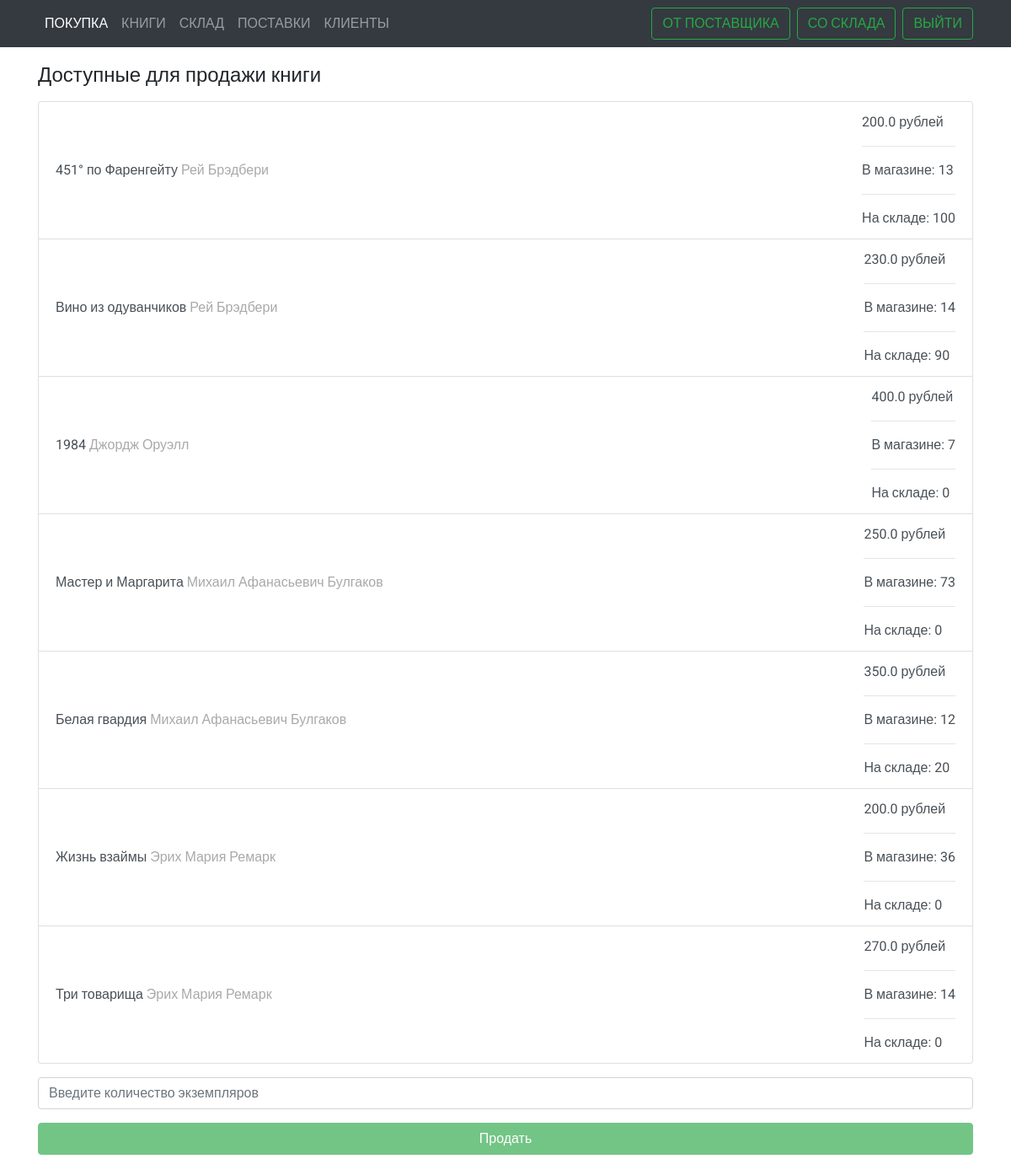
The page /workers/ (signed in) on the database its author committed.
### book_shop/models.py (models this page shows, shortened)
class Book(models.Model):
    title = models.CharField(max_length=100, default="")
    author = models.ForeignKey(Author, on_delete=models.CASCADE, default=None)
    publisher = models.ForeignKey(Publisher, on_delete=models.CASCADE, default=None)
    year = models.IntegerField(default=2000)
    price = models.FloatField(default=0.0)
    supply = models.ForeignKey(Supply, on_delete=models.CASCADE, default=None, null=True)
    TYPES_OF_AVAILABILITY = (
        ('SHOP', 'Available in shop'),
        ('WARE', 'Available in warehouse'),
        ('REQ', 'Available by request'),
    )
    availability = models.CharField(max_length=4, choices=TYPES_OF_AVAILABILITY, default="REQ")
    number_shop = models.IntegerField(default=0)
    number_ware = models.IntegerField(default=0)
    number_init = models.IntegerField(default=0)

class Author(models.Model):
    name = models.CharField(max_length=100)
    def __str__(self):
        return f'{self.name}'

### book_shop/views.py (the view, shortened to what this page needs)
# urls.py: path(r'workers/', views.worker_sell_view, name='purchase'),
@login_required(login_url='/')
def worker_sell_view(request):
    books = Book.objects.filter(availability='SHOP')
    context = {'books': books, 'requests_nav': 'purchase'}
    return render(request, 'book_shop/purchase.html', context)

### templates/book_shop/purchase.html (shortened to what this page needs)
{% extends 'book_shop/base.html' %}
{% block content %}
    {% include 'book_shop/components/navbar.html' %}
    <div class="main container">
        <h4 class="mb-3">Доступные для продажи книги</h4>
        <div class="list-group">
            {% for book in books %}
                <a href="#" data-book-id="{{ book.id }}" class="list-group-item list-group-item-action
                                list-group-item-book d-flex justify-content-between align-items-center">
                    <div> {{ book.title }}
                        <div class="grey d-inline">{{ book.author }}</div>
                    </div>
                    <div class="d-inline">
                        {{ book.price }} рублей
                        <hr>
                        <div>
                            В магазине:
                            {{ book.number_shop }}
                        </div>
                        <hr>
                        <div>
                            На складе:
                            {{ book.number_ware }}
                        </div>
                    </div>
                </a>
            {% endfor %}
        </div>
        <form action="/workers/" method="post">{% csrf_token %}
            <input type="number" class="form-control d-inline mt-3" id="sell_amount" name="sell_amount"
                   placeholder="Введите количество экземпляров">
            <input type="submit" id="sell-button" class="btn btn-success disabled w-100 mt-3 mb-4" value="Продать">
        </form>
    </div>
{% endblock %}

### static/book_shop/css/main.css (style rules this page uses)
* { font-family: Roboto, sans-serif; transition: 0.2s; -moz-transition: 0.2s; -webkit-transition: 0.2s; -o-transition: 0.2s; }
.grey { font-size: 16px; color: darkgrey; }
.main { margin-top: 75px; }

### rows shown on the page
Book: title "451° по Фаренгейту", author "Рей Брэдбери", price "200.0", number_shop "13", number_ware "100"
Book: title "Вино из одуванчиков", author "Рей Брэдбери", price "230.0", number_shop "14", number_ware "90"
Book: title "1984", author "Джордж Оруэлл", price "400.0", number_shop "7", number_ware "0"
Book: title "Мастер и Маргарита", author "Михаил Афанасьевич Булгаков", price "250.0", number_shop "73", number_ware "0"
Book: title "Белая гвардия", author "Михаил Афанасьевич Булгаков", price "350.0", number_shop "12", number_ware "20"
Book: title "Жизнь взаймы", author "Эрих Мария Ремарк", price "200.0", number_shop "36", number_ware "0"
Book: title "Три товарища", author "Эрих Мария Ремарк", price "270.0", number_shop "14", number_ware "0"
